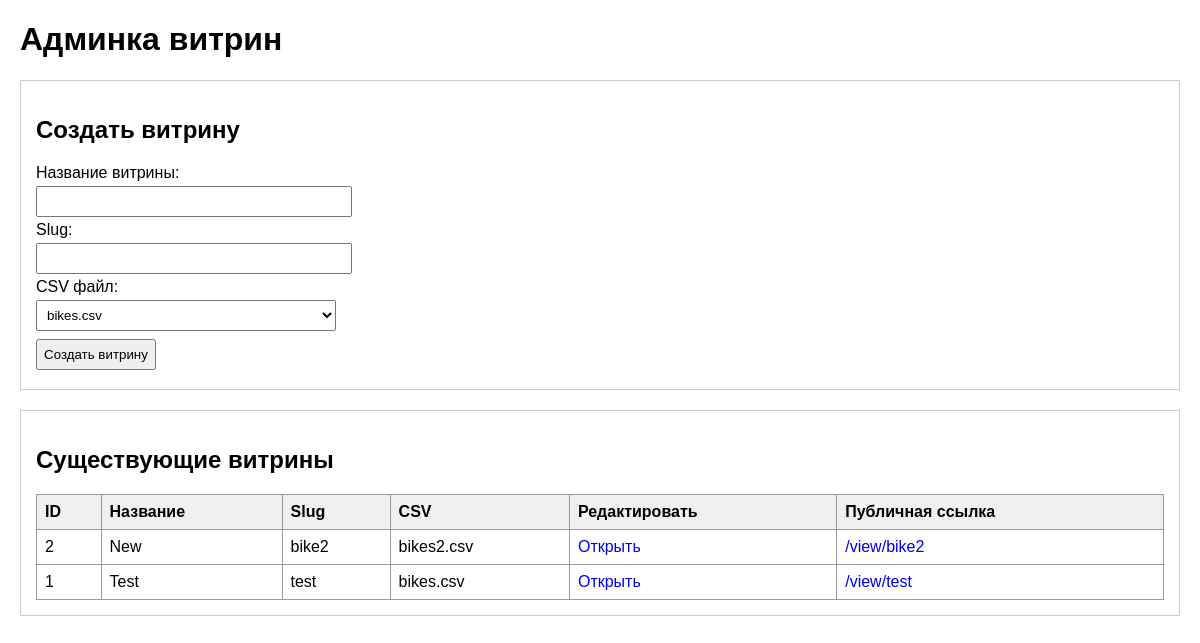
Before: /seifadmin_panel with the older database file.
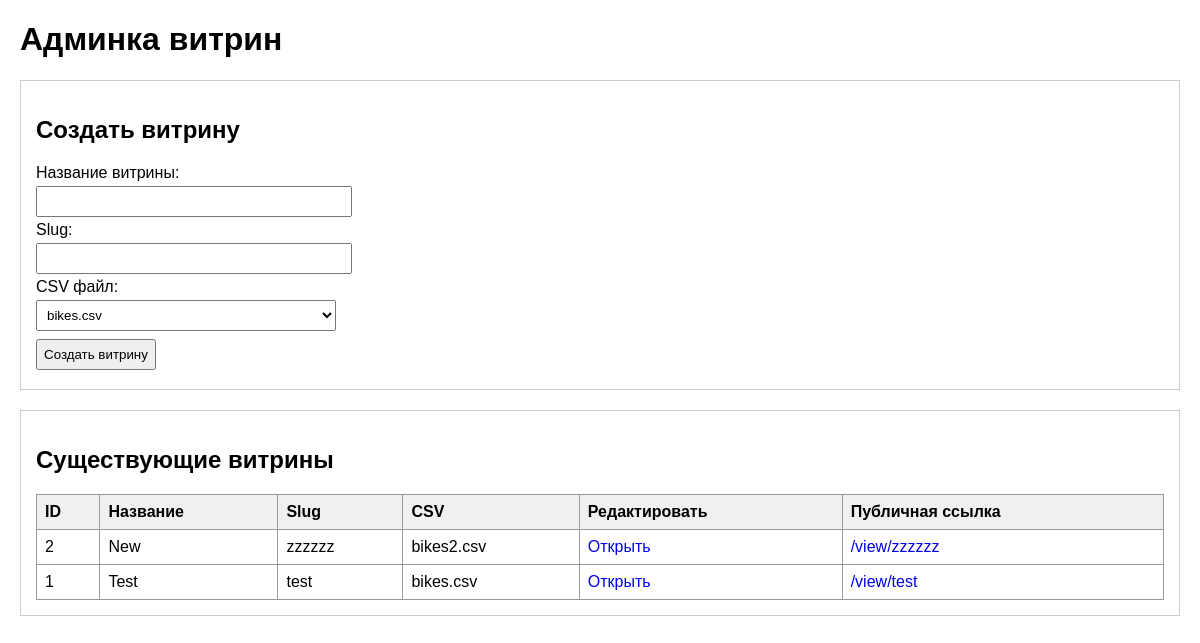
After: the same page with the newer database file.
### tables this page shows
CREATE TABLE views (
            id INTEGER PRIMARY KEY AUTOINCREMENT,
            name TEXT NOT NULL,
            slug TEXT NOT NULL UNIQUE,
            file_name TEXT NOT NULL
        );

### app/main.py (the view)
@app.get("/seifadmin_panel", response_class=HTMLResponse)
async def admin_home(request: Request):
    views = get_all_views()
    files = list_csv_files()
    return templates.TemplateResponse(
        request=request,
        name="index.html",
        context={
            "views": views,
            "files": files,
        }
    )

### templates/index.html (shortened to what this page needs)
<!DOCTYPE html>
<html lang="ru">
<head>
</head>
<body>
    <h1>Админка витрин</h1>
    <div class="section">
        <h2>Создать витрину</h2>
        <form method="post" action="/views">
            <div>
                <label>Название витрины:</label><br>
                <input type="text" name="name" required style="width: 300px;">
            </div>
            <div>
                <label>Slug:</label><br>
                <input type="text" name="slug" required style="width: 300px;">
            </div>
            <div>
                <label>CSV файл:</label><br>
                <select name="file_name" required style="width: 300px;">
                    {% for f in files %}
                    <option value="{{ f }}">{{ f }}</option>
                    {% endfor %}
                </select>
            </div>
            <button type="submit">Создать витрину</button>
        </form>
    </div>
    <div class="section">
        <h2>Существующие витрины</h2>
        {% if views %}
        <table>
            <thead>
                <tr>
                    <th>ID</th>
                    <th>Название</th>
                    <th>Slug</th>
                    <th>CSV</th>
                    <th>Редактировать</th>
                    <th>Публичная ссылка</th>
                </tr>
            </thead>
            <tbody>
                {% for v in views %}
                <tr>
                    <td>{{ v.id }}</td>
                    <td>{{ v.name }}</td>
                    <td>{{ v.slug }}</td>
                    <td>{{ v.file_name }}</td>
                    <td><a href="/views/{{ v.id }}">Открыть</a></td>
                    <td><a href="/view/{{ v.slug }}" target="_blank">/view/{{ v.slug }}</a></td>
                </tr>
                {% endfor %}
            </tbody>
        </table>
        {% else %}
            <p>Витрин пока нет.</p>
        {% endif %}
    </div>
</body>
</html>

Changed rows visible on the page:
changed views "New": slug "bike2" → "zzzzzz"
